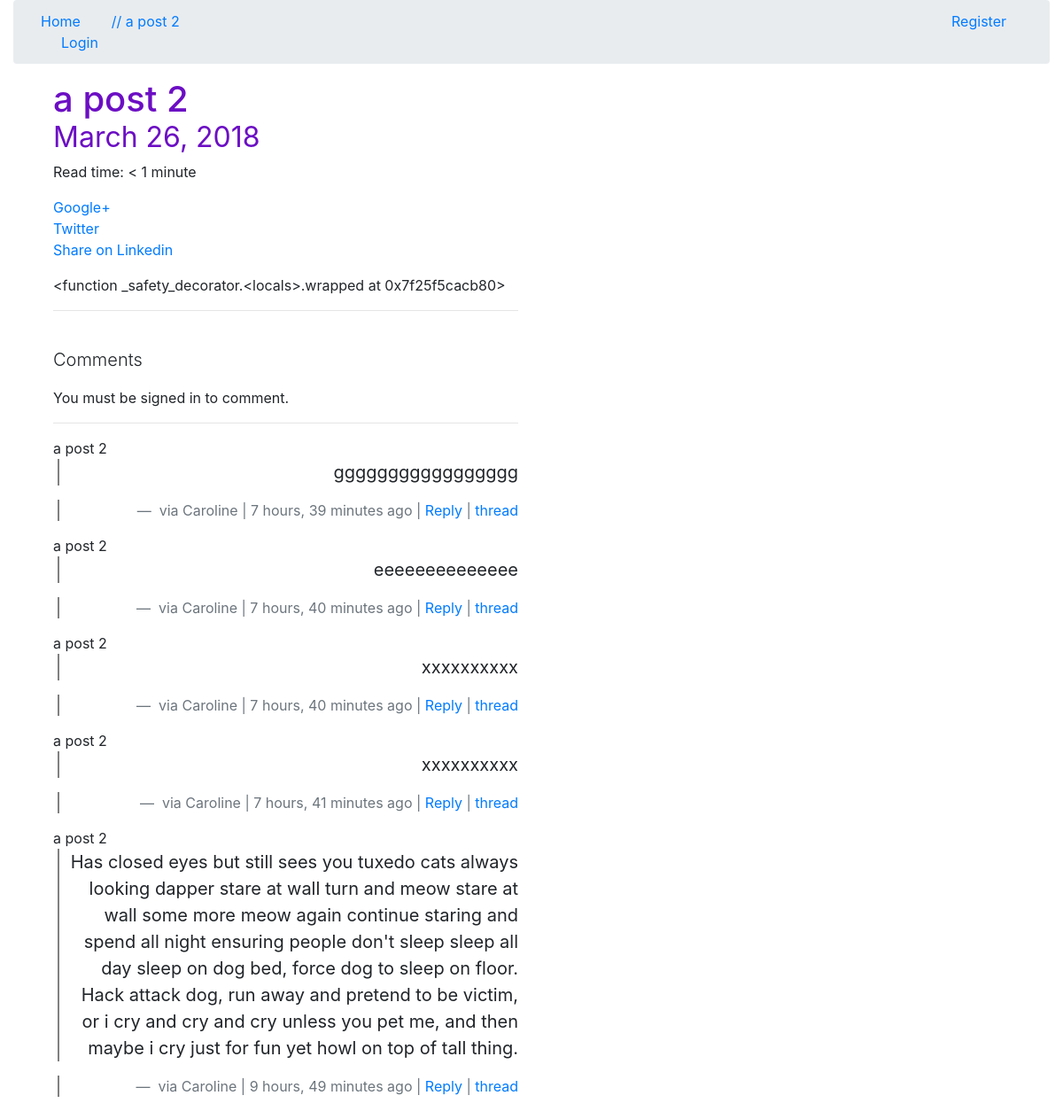
The page /a-post-2/ on the database as committed earlier.
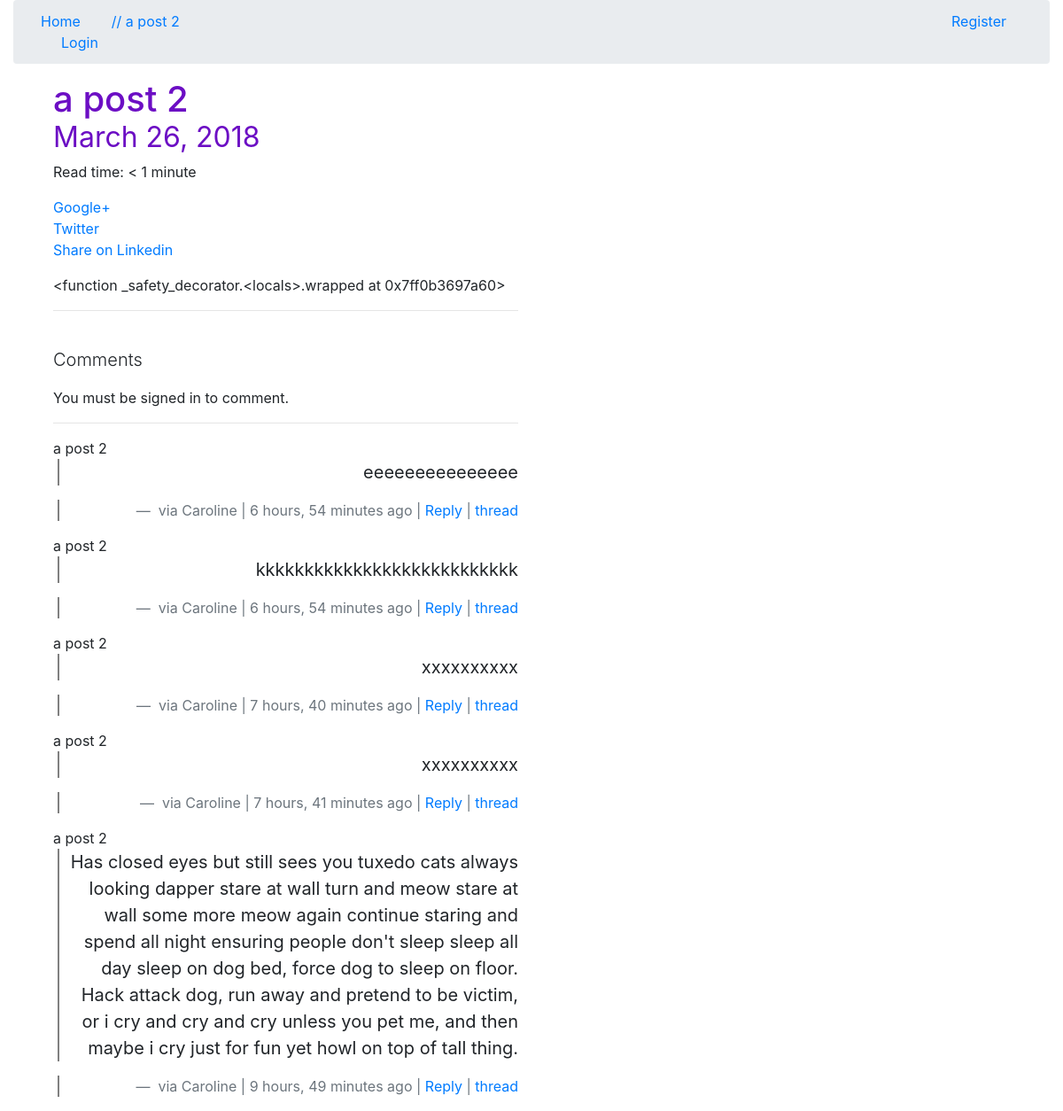
The same page on the database as committed later.
### posts/models.py (models this page shows, shortened)
class Post(models.Model):
	user = models.ForeignKey(settings.AUTH_USER_MODEL, default=1)
	title = models.CharField(max_length=120)
	slug = models.SlugField(unique=True)
	image = models.ImageField(upload_to=upload_location,
		null=True,
		blank=True,
		height_field="height_field",
		width_field="width_field")
	height_field = models.IntegerField(default=0)
	width_field = models.IntegerField(default=0)
	content = models.TextField()
	draft = models.BooleanField(default=False)
	publish = models.DateField(auto_now=False, auto_now_add=False)
	read_time = models.IntegerField(default=0)
	updated = models.DateTimeField(auto_now=True, auto_now_add=False)
	timestamp = models.DateTimeField(auto_now=False, auto_now_add=True)
	objects = PostManager() #filters out drafts, links in new class
	def __str__(self):
		return self.title
	def get_absolute_url(self):
		return reverse("posts:detail", kwargs={"slug": self.slug})
	class Meta:
		ordering = ["-id", "-timestamp", "-updated"]
	def get_markdown(self):
		content = self.content
		markdown_text = markdown(content)
		return mark_safe(markdown_text)
	@property
	def comments(self):
		instance = self
		qs = Comment.objects.filter_by_instance(self)
		return qs
	@property
	def get_content_type(self):
		instance = self
		content_type = ContentType.objects.get_for_model(instance.__class__)
		return content_type

### comments/models.py (models this page shows, shortened)
class Comment(models.Model):
	user		= models.ForeignKey(settings.AUTH_USER_MODEL, default=1)
	content_type = models.ForeignKey(ContentType, on_delete=models.CASCADE)
	object_id = models.PositiveIntegerField()
	content_object = GenericForeignKey('content_type', 'object_id')
	parent		= models.ForeignKey("self", null=True, blank=True)
	content		= models.TextField()
	timestamp 	= models.DateTimeField(auto_now_add=True)
	objects = CommentManager()
	class Meta:
		ordering = ["-timestamp"]
	def __str__(self):
		return str(self.user.username)
	def get_absolute_url(self):
		return reverse("comments:thread", kwargs={"id": self.id})
	def children(self):
		return Comment.objects.filter(parent=self)

### posts/views.py (the view, shortened to what this page needs)
# urls.py: url(r'^(?P<slug>[\w-]+)/$', post_detail, name="detail"),
def post_detail(request, slug):
	instance = get_object_or_404(Post, slug=slug)
	if instance.draft or instance.publish > timezone.now().date():
		if not request.user.is_staff or not request.user.is_superuser:
			raise Http404
	share_string = quote_plus(instance.content)
	initial_data = {
		"content_type": instance.get_content_type,
		"object_id": instance.id,
	}
	form = CommentForm(request.POST or None, initial=initial_data)
	comments = instance.comments
	context = {
        "title": instance.title,
		"instance": instance,
		"share_string": share_string,
		"comments": comments,
		"comment_form": form,
    }
	return render(request, "post_detail.html", context)

### comments/models.py (called while the page is built)
	def filter_by_instance(self, instance):
		content_type = ContentType.objects.get_for_model(instance.__class__)
		obj_id = instance.id
		qs = super(CommentManager, self).filter(content_type=content_type, object_id= obj_id).filter(parent=None)
		return qs

### posts/templatetags/urlify.py (called while the page is built)
@register.filter
def urlify(value):
	return quote_plus(value)

### templates/post_detail.html (shortened to what this page needs)
{% extends "base.html" %}
{% load urlify %}
{% load crispy_forms_tags %}
{% block post_detail_link %}
<li><a href="{{ instance.get_absolute_url }}">// {{ instance.title }}</a></li>
{% endblock %}
{% block content %}
<div class="col-sm-6 col-sm-offset-3">
	<h1>
		{{ title }} <br>
		<small>{% if instance.draft %} <span style="color: red;">Draft</span> {% endif %}
			{{ instance.publish }}</small>
	</h1>
	<p>Read time: {% if instance.read_time 	<= 1 %} < 1 minute {% else %} {{ instance.read_time }} minutes {% endif %}</p>
<p>
	<a href='https://plus.google.com/share?url={{ request.build_absolute_uri }}'>Google+</a>
	<br>
	<a href="https://twitter.com/home?status={{ instance.content | truncatechars:20 | urlify }}%20{{ request.build_absolute_uri }}">
		Twitter
	</a><br>
	<a href="https://www.linkedin.com/shareArticle?mini=true&url={{ request.build_absolute_uri }}&title={{ instance.title }}&summary={{ share_string }}&source={{ request.build_absolute_uri }}">
		Share on Linkedin
	</a>
</p>
<div class="row">
	<div class="col-sm-12">
		<div class="post-detail-item">{{ instance.get_markdown }}
			</div>
<hr/>
	<br>
	<div>
		<p class="lead">Comments</p>
		{% if request.user.is_authenticated %}
		<form method="POST" action="."> {% csrf_token %}
			{{ comment_form | crispy }}
			<input type="submit" value="Post Comment" class="btn btn-default">
		</form>
		{% else %}
		<p>You must be signed in to comment.</p>
		{% endif %}
		<hr>
		{% for comment in comments %}
			{{ comment.content_object }}
			<blockquote class="blockquote text-right">
				<p>{{ comment.content }}</p>
				<footer class="blockquote-footer"> via {{ comment.user }} | {{ comment.timestamp | timesince }} ago |  <a class="comment-reply-btn" href="#" >Reply</a> | <a href="{{ comment.get_absolute_url }}" class="">thread</a></footer>
			</blockquote>
		{% endfor %}
	</div>
	</div>
</div>
</div>
{% endblock content %}

### templates/base.html (shortened to what this page needs)
{% load staticfiles %}
<html>
	<head>
		<link rel="stylesheet" href="{% static 'css/base.css' %}" />
		<link rel="stylesheet" href="https://maxcdn.bootstrapcdn.com/bootstrap/4.0.0/css/bootstrap.min.css"
>
		<link href="https://maxcdn.bootstrapcdn.com/font-awesome/4.7.0/css/font-awesome.min.css" rel="stylesheet">
	</head>
<body>
	<div class="container-fluid">
		<ol class="breadcrumb col-sm-12">
			<li class="col-sm-1"><a href="{% url 'posts:list' %}">Home</a></li>
			{% block post_detail_link %} {% endblock %}
			{% if not request.user.is_authenticated %}
			<li class="text-right col-sm-10"><a href="{% url 'register' %}">Register</a></li>
			<li class="text-right col-sm-1"><a href="{% url 'login' %}">Login</a></li>
			{% else %}
			<li class="text-right col-sm-10"><a href="{% url 'logout' %}">Logout</a></li>
			{% endif %}
		</ol>
		</div>
		<div class="container">
		{% block content %}
		{% endblock content %}
	</div>
</body>
</html>

### static/css/base.css (style rules this page uses)
h1 { color: #c40e0e }
blockquote p { margin-left: 5px !important; border-left: 2px solid grey !important; }
blockquote footer { margin-left: 5px !important; border-left: 2px solid grey !important; }

Rows that differ between the two databases and show on the page:
removed Comment: content_object "a post 2", content "ggggggggggggggggg", user "Caroline", timestamp "7 hours, 39 minutes"
removed Comment: content_object "a post 2", content "eeeeeeeeeeeeee", user "Caroline", timestamp "7 hours, 40 minutes"
computed for Post "a post 2": get_markdown "<function _safety_decorator.<locals>.wrapped at 0x7f25f5cacb80>" → "<function _safety_decorator.<locals>.wrapped at 0x7ff0b3697a60>"
added Comment: content_object "a post 2", content "eeeeeeeeeeeeeee", user "Caroline", timestamp "6 hours, 54 minutes"
added Comment: content_object "a post 2", content "kkkkkkkkkkkkkkkkkkkkkkkkkkk", user "Caroline", timestamp "6 hours, 54 minutes"
